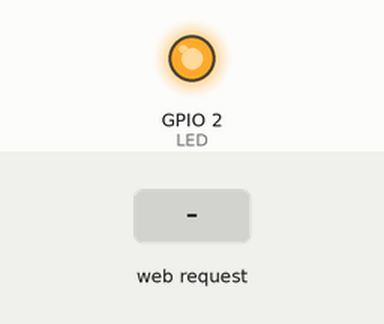
A sketch run on a simulated ESP8266 (NodeMCU). On the bench: output pins drawn as LEDs (lit = HIGH). Inputs (shaded band) come from the test bench. WiFi joins after 1.5 s; servers stay silent unless stated; what the sketch prints to the serial monitor is not drawn.

Above: at 2.7 s.
2.8 s: HTTP request GET /ledOn received
At 4.0 s:
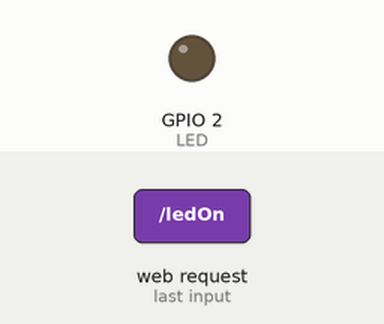
4.3 s: HTTP request GET /ledOff received
At 5.3 s:
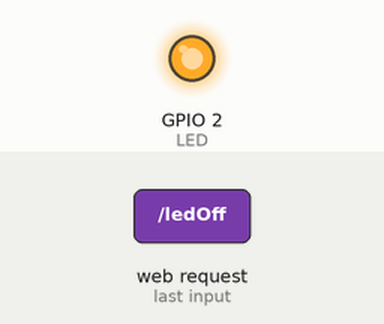
Timing chart, 0 to 7.3 s (numbered marks = the images above; inputs shaded):
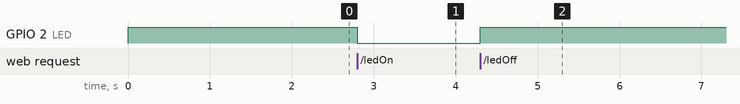

The sketch:

WiLamp.ino
```cpp
// WiLamp Version 1
// Made by Muhammed Fasil K - https://github.com/mhdfasilwyd/Arduino_Projects
#include <ESP8266WiFi.h>
#include <WiFiClient.h>
#include <ESP8266WebServer.h>
#define LED 2 // LED Pin
const char* deviceName = "Wilamp_V1";
const char* ssid = "wilamp";
const char* password = "12345678";
const char MAIN_page[] PROGMEM = R"=====(
  <!DOCTYPE html>
  <html>
  <body>
  <center>
  <h1>WiLamp V1</h1><br>
  Click to turn <a href="ledOn">LED ON</a><br>
  Click to turn <a href="ledOff">LED OFF</a><br>
  </center>
  </body>
  </html>
)=====";
IPAddress staticIP(192, 168, 43, 90);
IPAddress gateway(192, 168, 43, 1);
IPAddress subnet(255, 255, 255, 0);
IPAddress dns(8, 8, 8, 8);
ESP8266WebServer server(80);
void handleRoot()
{
 String s = MAIN_page;
 server.send(200, "text/html", s);
}
void handleLEDon() {
 Serial.println("LED on page");
 digitalWrite(LED,LOW);
 server.send(200, "text/html", "LED is ON");
}
void handleLEDoff()
{
 Serial.println("LED off page");
 digitalWrite(LED,HIGH); //LED off
 server.send(200, "text/html", "LED is OFF");
}
void setup(void){
  Serial.begin(115200);
  WiFi.begin(ssid, password);
  Serial.println("");
  pinMode(LED,OUTPUT);
  digitalWrite(LED,HIGH);
  WiFi.disconnect();
  WiFi.hostname(deviceName);
  WiFi.config(staticIP, subnet, gateway, dns);
  WiFi.begin(ssid, password);
  WiFi.mode(WIFI_STA);
  while (WiFi.status() != WL_CONNECTED) {
  delay(500);
  Serial.print(".");
  }
  server.on("/", handleRoot);
  server.on("/ledOn", handleLEDon);
  server.on("/ledOff", handleLEDoff);
  server.begin();
  Serial.println("WiLamp V1 Server Started");
}
void loop(void){
server.handleClient();
}
```

Measured:
- after the input at 2.8 s, GPIO 2 (LED): HIGH → LOW at once
- after the input at 4.3 s, GPIO 2 (LED): LOW → HIGH at once
